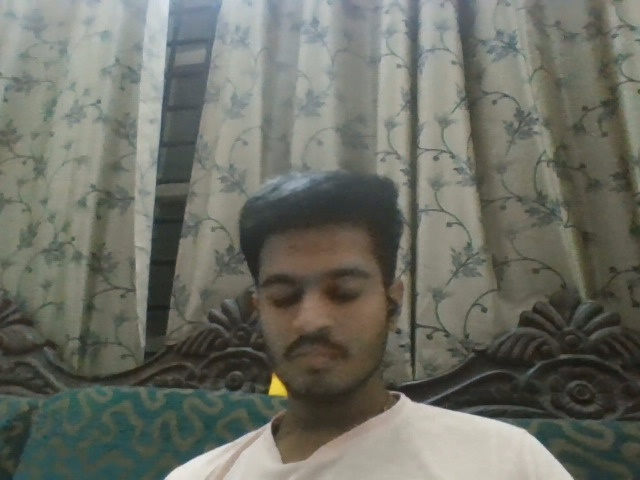
#> input picture server/server/intruders/intruder_224057.jpg, 640 x 480 px, given in place of the camera
$ python main.py
#> lines starting #> are read from the running program, lines starting #| are printed output that depends on the picture; after the words box and inside, x2 and y2 are one past the last pixel; in counts of white or black regions, pixels touching at a corner belong together
#> in run_eye, frame is the input picture: shape (480, 640, 3); mean B, G, R 100.8, 110.2, 108.2
### client/ui_helper.py
import cv2
import time
import numpy as np

# Modern Color Palette
COLOR_CYAN = (255, 255, 0)
COLOR_NEON_GREEN = (50, 255, 50)
COLOR_NEON_RED = (50, 50, 255)
COLOR_DARK_GRAY = (20, 20, 20)

def draw_futuristic_hud(frame, status_text, color=COLOR_CYAN):
#> called with status_text = 'Blink to Scan', color = (255, 255, 0)
    h, w, _ = frame.shape
#> h = 480; w = 640

    # 1. Add a semi-transparent dark overlay for a "cinematic" look
    overlay = frame.copy()
    cv2.rectangle(overlay, (0, 0), (w, h), (0, 0, 0), -1)
#> overlay: shape (480, 640, 3); every value is 0
    cv2.addWeighted(overlay, 0.2, frame, 0.8, 0, frame)
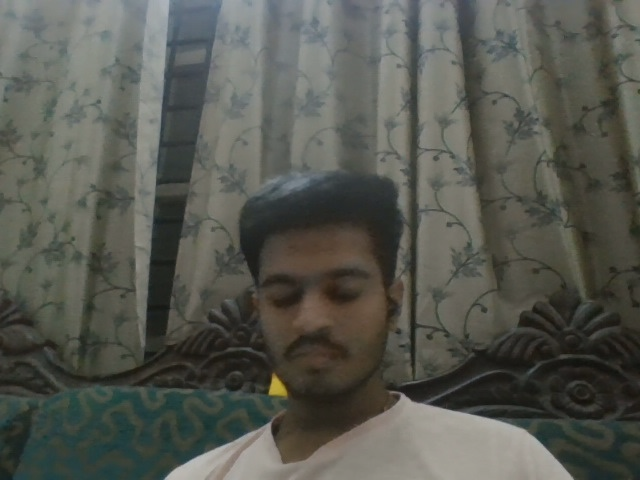
#> frame: shape (480, 640, 3); mean B, G, R 80.7, 88.1, 86.5

    # 2. Draw Corner Brackets (Modern Scanner Look)
    length = 40
    thickness = 2
    # Top-Left
    cv2.line(frame, (50, 50), (50 + length, 50), color, thickness)
    cv2.line(frame, (50, 50), (50, 50 + length), color, thickness)
#> frame: shape (480, 640, 3); mean B, G, R 80.8, 88.2, 86.4
    # Top-Right
    cv2.line(frame, (w-50, 50), (w-50-length, 50), color, thickness)
    cv2.line(frame, (w-50, 50), (w-50, 50 + length), color, thickness)
#> frame: shape (480, 640, 3); mean B, G, R 80.9, 88.4, 86.4
    # Bottom-Left
    cv2.line(frame, (50, h-50), (50 + length, h-50), color, thickness)
    cv2.line(frame, (50, h-50), (50, h-50 - length), color, thickness)
#> frame: shape (480, 640, 3); mean B, G, R 81.1, 88.5, 86.3
    # Bottom-Right
    cv2.line(frame, (w-50, h-50), (w-50-length, h-50), color, thickness)
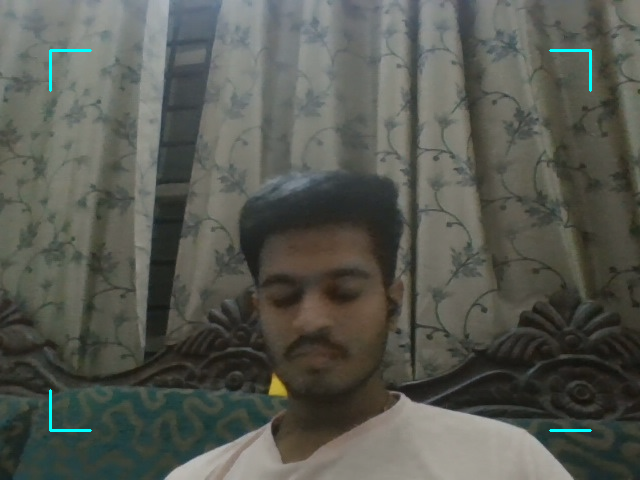
#> frame: shape (480, 640, 3); mean B, G, R 81.1, 88.6, 86.3
    cv2.line(frame, (w-50, h-50), (w-50, h-50 - length), color, thickness)
#> frame: shape (480, 640, 3); 0.04% of pixels changed, all inside (x1, y1, x2, y2) = (589, 389, 592, 430)

    # 3. Status Sidebar (Left side)
    cv2.rectangle(frame, (0, 0), (220, h), (10, 10, 10), -1)
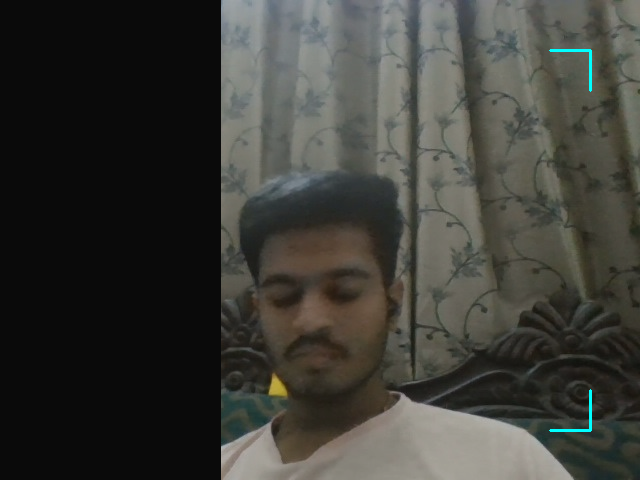
#> frame: shape (480, 640, 3); mean B, G, R 55.5, 60.6, 60.6
    cv2.line(frame, (220, 0), (220, h), color, 1)

    cv2.putText(frame, "CORE SYSTEM", (20, 40), cv2.FONT_HERSHEY_TRIPLEX, 0.6, color, 1)
    cv2.putText(frame, "STATUS:", (20, 80), cv2.FONT_HERSHEY_SIMPLEX, 0.5, (150, 150, 150), 1)
    cv2.putText(frame, status_text.upper(), (20, 110), cv2.FONT_HERSHEY_SIMPLEX, 0.7, color, 2)

def draw_scanning_line(frame, color=COLOR_CYAN):
    """Draws a moving horizontal line to simulate a laser scan."""
#> called with color = (255, 255, 0)
    h, w, _ = frame.shape
#> h = 480; w = 640
    # Use time to calculate the line position
    t = time.time() % 2  # 2-second loop
    y_pos = int((t / 2) * (h - 100)) + 50
#> y_pos = 169

    # Draw the main laser line
    cv2.line(frame, (220, y_pos), (w-50, y_pos), color, 1)
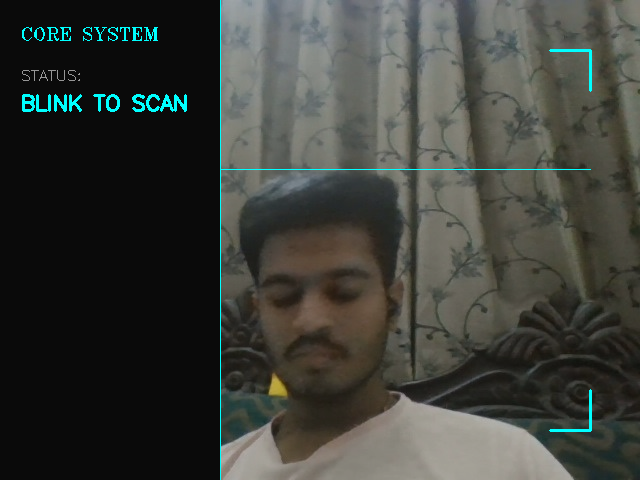
#> frame: shape (480, 640, 3); mean B, G, R 57.7, 62.7, 60.4
    # Add a slight glow effect
    overlay = frame.copy()
    cv2.line(overlay, (220, y_pos), (w-50, y_pos), color, 5)
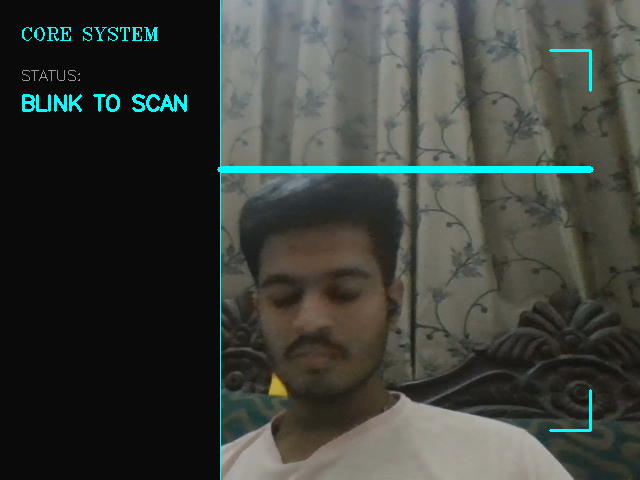
#> overlay: shape (480, 640, 3); 0.73% of pixels changed, all inside (x1, y1, x2, y2) = (217, 166, 594, 173)
    cv2.addWeighted(overlay, 0.3, frame, 0.7, 0, frame)
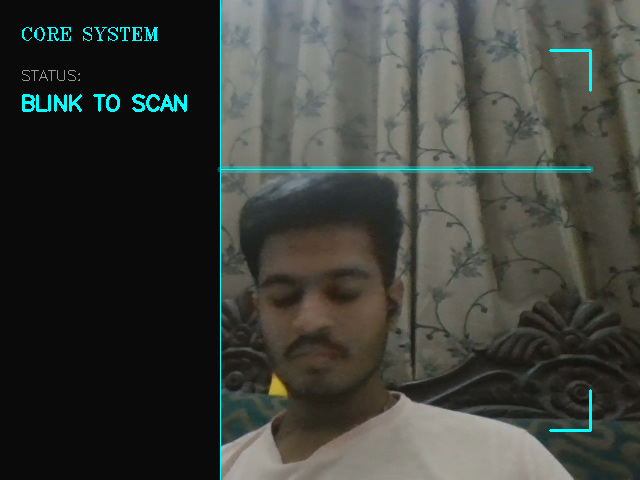
#> frame: shape (480, 640, 3); 0.73% of pixels changed, all inside (x1, y1, x2, y2) = (217, 166, 594, 173)

# [13 lines left out: function draw_attendance_card, not called in this run]

### client/main.py
import cv2
import requests
import os
import sys
import time

# Add parent directory to path to import local config
sys.path.insert(0, os.path.dirname(os.path.dirname(os.path.abspath(__file__))))
from config import SERVER_URL
from dotenv import load_dotenv
import ui_helper as ui

# Load environment variables
load_dotenv()
API_SECRET_KEY = os.getenv("API_SECRET_KEY")

# Eye detector
eye_cascade = cv2.CascadeClassifier(cv2.data.haarcascades + 'haarcascade_eye.xml')

def run_eye():
    cam = cv2.VideoCapture(0)
    # SET LOWER RESOLUTION FOR BETTER FPS
    cam.set(3, 640)
    cam.set(4, 480)

    blink_frames = 0
    feedback_end = 0
    display_info = {"msg": "Standby", "color": ui.COLOR_CYAN, "name": "", "status": ""}

    frame_count = 0

    print("\n=== Smart Attendance System ===")
    print("Controls:")
    print("  Q or X - Quit")
    print("  ESC - Exit")
    print("  Blink to scan attendance")
    print("==============================\n")

    while True:
        ret, frame = cam.read()
        if not ret: break
        frame_count += 1

        # 1. OPTIMIZATION: Process AI only every 2nd frame
        if frame_count % 2 == 0:
            # Resize for AI (Make it tiny so it's fast)
            small_frame = cv2.resize(frame, (0, 0), fx=0.5, fy=0.5)
            gray = cv2.cvtColor(small_frame, cv2.COLOR_BGR2GRAY)
            eyes = eye_cascade.detectMultiScale(gray, 1.1, 5)

            if len(eyes) == 0:
                blink_frames += 1
            else:
                if blink_frames >= 2: # Blink Detected
                    display_info["msg"] = "Processing"
                    # UI update before the slow network call
                    ui_copy = frame.copy()
                    ui.draw_futuristic_hud(ui_copy, "SCANNING...")
                    ui.draw_scanning_line(ui_copy)
                    cv2.imshow("Smart Attendance", ui_copy)
                    cv2.waitKey(1)

                    # Trigger Scan
                    _, buffer = cv2.imencode('.jpg', frame)
                    try:
                        res = requests.post(SERVER_URL,
                                         files={'image': buffer.tobytes()},
                                         headers={'X-API-KEY': API_SECRET_KEY}, timeout=3).json()

                        if res['status'] == 'success':
                            display_info = {"msg": "Verified", "color": ui.COLOR_NEON_GREEN, "name": res['name'], "status": res['attendance']}
                        else:
                            display_info = {"msg": "Unknown", "color": ui.COLOR_NEON_RED, "name": "Unauthorized", "status": "Blocked"}
                    except:
                        display_info = {"msg": "Network Error", "color": ui.COLOR_NEON_RED}

                    feedback_end = time.time() + 4
                    blink_frames = 0
                blink_frames = 0

        # 2. UI RENDERING
        ui_frame = frame.copy()

        if time.time() < feedback_end:
            ui.draw_futuristic_hud(ui_frame, display_info["msg"], display_info["color"])
            ui.draw_attendance_card(ui_frame, display_info["name"], display_info["status"], display_info["color"])
        else:
            ui.draw_futuristic_hud(ui_frame, "Blink to Scan")
            ui.draw_scanning_line(ui_frame) # Always show scanning line when idle

        cv2.imshow("Smart Attendance", ui_frame)

        # Press 'q', ESC, or 'x' to exit
        key = cv2.waitKey(1) & 0xFF
#> (key q is pressed here)
        if key == ord('q') or key == ord('x') or key == 27:  # 27 is ESC key
            break

    cam.release()
    cv2.destroyAllWindows()

if __name__ == "__main__":
    run_eye()

$ run again, on server/server/intruders/intruder_224104.jpg
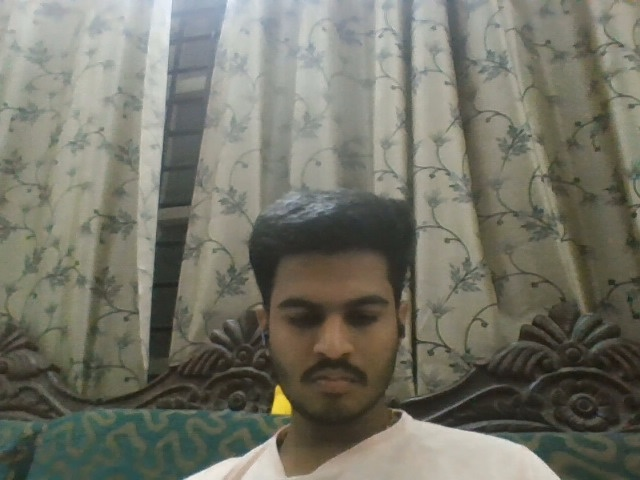
#> input picture server/server/intruders/intruder_224104.jpg, 640 x 480 px, given in place of the camera
#> in run_eye, frame is the input picture: shape (480, 640, 3); mean B, G, R 103.8, 115.8, 116
#> in draw_scanning_line, `cv2.line(overlay, (220, y_pos), (w-50, y_pos), color, 5)`:
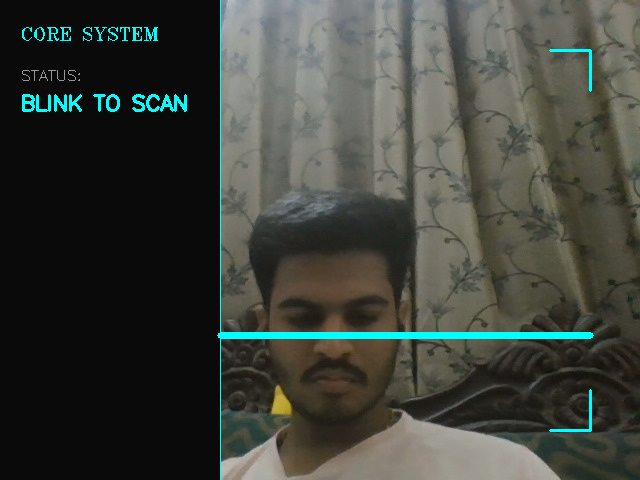
#> overlay: shape (480, 640, 3); mean B, G, R 59.6, 65.9, 62.5
#> in draw_scanning_line, `cv2.addWeighted(overlay, 0.3, frame, 0.7, 0, frame)`:
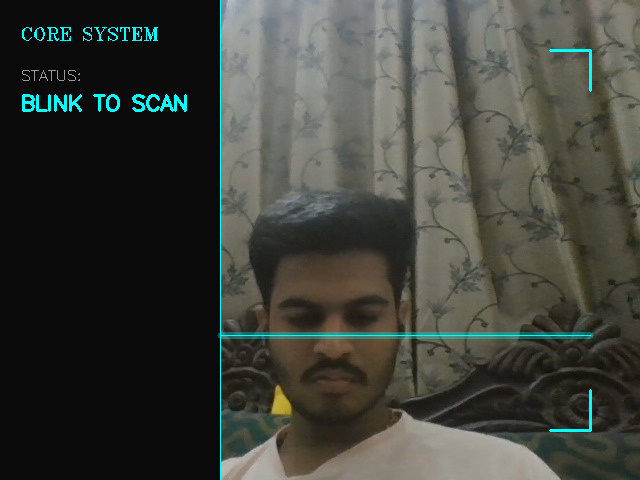
#> frame: shape (480, 640, 3); mean B, G, R 58.5, 65, 62.9
